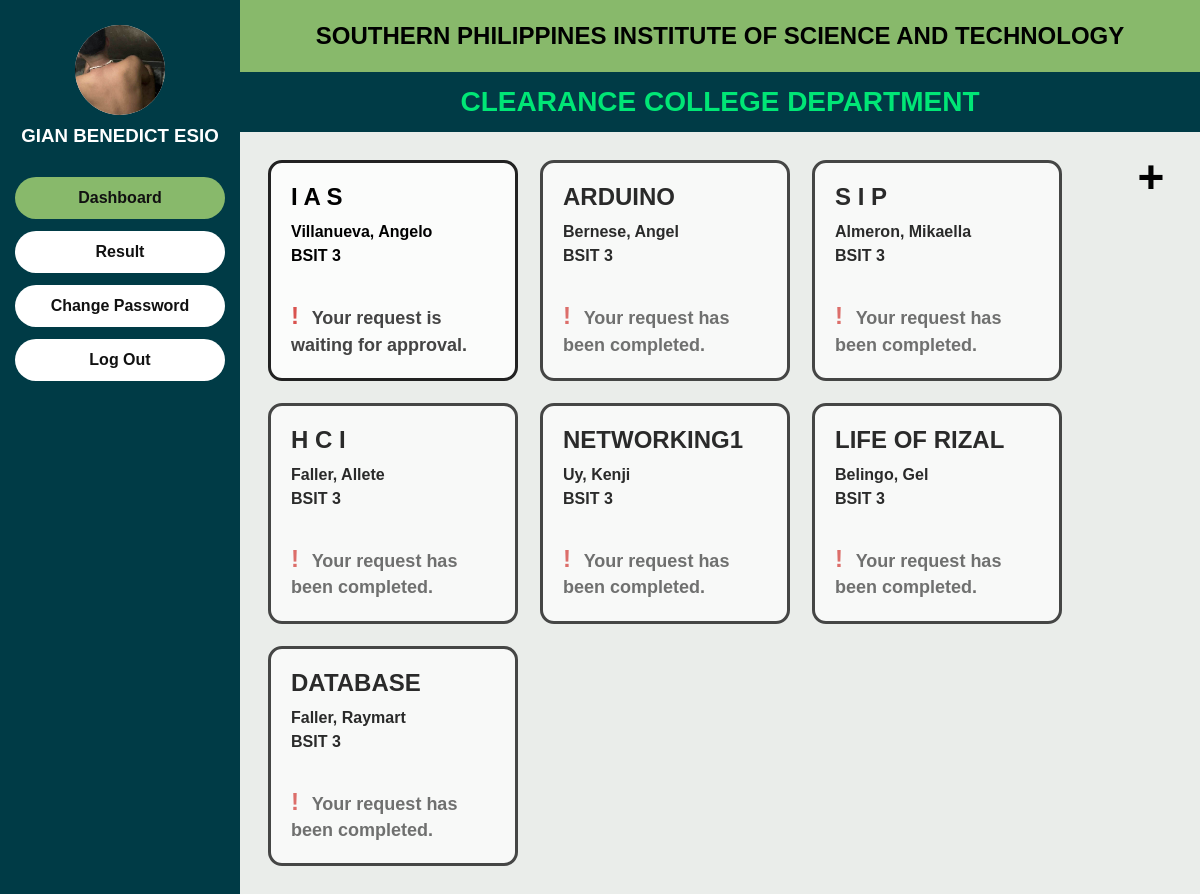
Page /clearance_system/dashboard/student.php (signed in) on the committed database.
### tables this page shows
CREATE TABLE `users` (
  `id` int(11) NOT NULL,
  `firstname` varchar(100) DEFAULT NULL,
  `lastname` varchar(100) DEFAULT NULL,
  `email` varchar(100) DEFAULT NULL,
  `contact_number` varchar(20) DEFAULT NULL,
  `password` varchar(255) DEFAULT NULL,
  `role` enum('student','teacher') DEFAULT NULL,
  `course` varchar(50) DEFAULT NULL,
  `created_at` timestamp NOT NULL DEFAULT current_timestamp(),
  `profile_photo` varchar(255) DEFAULT NULL
);

CREATE TABLE `class_requests` (
  `id` int(11) NOT NULL,
  `class_id` int(11) NOT NULL,
  `student_id` int(11) NOT NULL,
  `subject` varchar(100) DEFAULT NULL,
  `status` varchar(50) DEFAULT 'Requesting',
  `result` varchar(50) DEFAULT '',
  `comment` text DEFAULT NULL,
  `date_signed` date DEFAULT NULL,
  `created_at` timestamp NOT NULL DEFAULT current_timestamp()
);

CREATE TABLE `teacher_classes` (
  `id` int(11) NOT NULL,
  `teacher_id` int(11) NOT NULL,
  `subject` varchar(100) NOT NULL,
  `course` varchar(50) NOT NULL,
  `class_code` varchar(20) NOT NULL,
  `created_at` timestamp NOT NULL DEFAULT current_timestamp()
);

### clearance_system/dashboard/student.php (the view, shortened to what this page needs)
<?php
include("../config/db.php");
$student_id = $_SESSION['user_id'];
$user_stmt = $conn->prepare("SELECT firstname, lastname, email, profile_photo FROM users WHERE id = ? AND role = 'student'");
$user_stmt->bind_param("i", $student_id);
$user_stmt->execute();
$user = $user_stmt->get_result()->fetch_assoc();
$student_name = $_SESSION['name'];
$photo = !empty($user['profile_photo'])
    ? "../assets/uploads/profile/" . $user['profile_photo']
    : "../assets/southern.png";
$stmt = $conn->prepare("
    SELECT cr.*, tc.subject as class_subject, tc.course as class_course, u.firstname, u.lastname
    FROM class_requests cr
    INNER JOIN teacher_classes tc ON cr.class_id = tc.id
    INNER JOIN users u ON tc.teacher_id = u.id
    WHERE cr.student_id = ?
    ORDER BY cr.id DESC
");
$stmt->bind_param("i", $student_id);
$stmt->execute();
$cards = $stmt->get_result();
?>
<!DOCTYPE html>
<html lang="en">
<head>
    <link rel="stylesheet" href="../assets/style.css">
</head>
<body>
<div class="student-wrapper">
    <div class="student-sidebar">
        <div class="student-profile">
            <div class="student-avatar">
                <img src="<?php echo htmlspecialchars($photo); ?>" alt="Student Photo">
            </div>
            <h3><?php echo htmlspecialchars($student_name); ?></h3>
        </div>
        <a href="student.php" class="side-btn active">Dashboard</a>
        <a href="student_result.php" class="side-btn">Result</a>
        <a href="change_password.php" class="side-btn">Change Password</a>
        <a href="../auth/logout.php" class="side-btn">Log Out</a>
    </div>
    <div class="student-main">
        <div class="student-header-top">SOUTHERN PHILIPPINES INSTITUTE OF SCIENCE AND TECHNOLOGY</div>
        <div class="student-header-bottom">CLEARANCE COLLEGE DEPARTMENT</div>
        <div class="student-board-area">
            <?php if ($cards->num_rows > 0): ?>
                <?php while($row = $cards->fetch_assoc()): ?>
                    <div class="student-class-card <?php echo ($row['status'] !== 'Requesting') ? 'dim-card' : ''; ?>">
                        <h2><?php echo htmlspecialchars($row['class_subject']); ?></h2>
                        <p class="teacher-name">
                            <?php echo htmlspecialchars($row['lastname'] . ', ' . $row['firstname']); ?>
                        </p>
                        <p class="course-name"><?php echo htmlspecialchars($row['class_course']); ?></p>
                        <?php if ($row['status'] === 'Requesting'): ?>
                            <div class="student-request-note">
                                <span class="warning-icon">!</span>
                                Your request is waiting for approval.
                            </div>
                        <?php else: ?>
                            <div class="student-request-note done-note">
                                <span class="warning-icon">!</span>
                                Your request has been completed.
                            </div>
                        <?php endif; ?>
                    </div>
                <?php endwhile; ?>
            <?php endif; ?>
            <button class="student-add-btn" onclick="openRequestModal()">+</button>
        </div>
    </div>
</div>
</body>
</html>

### clearance_system/assets/style.css (style rules this page uses)
* { margin: 0; padding: 0; box-sizing: border-box; font-family: Arial, sans-serif; }
* { margin: 0; padding: 0; box-sizing: border-box; }
body { font-family: Arial, sans-serif; background: #e9e9e9; }
.side-btn, .course-btn { display: block; width: 100%; text-align: center; background: white; color: #111; text-decoration: none; padding: 12px; border-radius: 25px; margin: 12px 0; font-weight: bold; border: none; }
.side-btn.active, .course-btn.active { background: #88b96b; }
.student-wrapper { display: flex; min-height: 100vh; background: #dfe3de; }
.student-sidebar { width: 240px; background: #003b46; color: #fff; padding: 25px 15px; }
.student-profile { text-align: center; margin-bottom: 30px; }
.student-main { flex: 1; }
.student-header-top { background: #88b96b; text-align: center; padding: 22px; font-size: 24px; font-weight: bold; }
.student-header-bottom { background: #003b46; color: #00e676; text-align: center; padding: 14px; font-size: 28px; font-weight: bold; }
.student-board-area { position: relative; min-height: 520px; padding: 28px; display: flex; flex-wrap: wrap; gap: 22px; background: rgba(255,255,255,0.35); }
.student-class-card { width: 250px; min-height: 220px; background: rgba(255,255,255,0.82); border: 3px solid #222; border-radius: 14px; padding: 20px; }
.student-class-card h2 { font-size: 24px; margin-bottom: 12px; }
.teacher-name, .course-name { font-size: 16px; font-weight: bold; margin-bottom: 6px; }
.student-request-note { margin-top: 34px; font-size: 18px; font-weight: 700; color: #444; line-height: 1.4; }
.done-note { color: #555; }
.warning-icon { color: #d9534f; font-size: 24px; margin-right: 8px; }
.student-add-btn { position: absolute; top: 18px; right: 24px; width: 50px; height: 50px; font-size: 46px; border: none; background: transparent; cursor: pointer; font-weight: bold; }
.dim-card { opacity: 0.82; }
.student-avatar { width: 80px; height: 80px; margin: 0 auto 10px; border-radius: 50%; background: #fff; color: #003b46; display: flex; align-items: center; justify-content: center; font-size: 38px; }
.student-avatar { width: 90px; height: 90px; margin: 0 auto 10px; border-radius: 50%; overflow: hidden; background: #fff; display: flex; align-items: center; justify-content: center; }
.student-avatar img { width: 100%; height: 100%; object-fit: cover; display: block; }

### rows in the picture
users: profile_photo (picture)
class_requests: teacher_classes.subject "I A S", users.lastname+firstname "Villanueva, Angelo", teacher_classes.course "BSIT 3", status "Your request is waiting for approval."
class_requests: teacher_classes.subject "ARDUINO", users.lastname+firstname "Bernese, Angel", teacher_classes.course "BSIT 3", status "Your request has been completed."
class_requests: teacher_classes.subject "S I P", users.lastname+firstname "Almeron, Mikaella", teacher_classes.course "BSIT 3", status "Your request has been completed."
class_requests: teacher_classes.subject "H C I", users.lastname+firstname "Faller, Allete", teacher_classes.course "BSIT 3", status "Your request has been completed."
class_requests: teacher_classes.subject "NETWORKING1", users.lastname+firstname "Uy, Kenji", teacher_classes.course "BSIT 3", status "Your request has been completed."
class_requests: teacher_classes.subject "LIFE OF RIZAL", users.lastname+firstname "Belingo, Gel", teacher_classes.course "BSIT 3", status "Your request has been completed."
class_requests: teacher_classes.subject "DATABASE", users.lastname+firstname "Faller, Raymart", teacher_classes.course "BSIT 3", status "Your request has been completed."

### other values in the picture
$student_name "GIAN BENEDICT ESIO"
